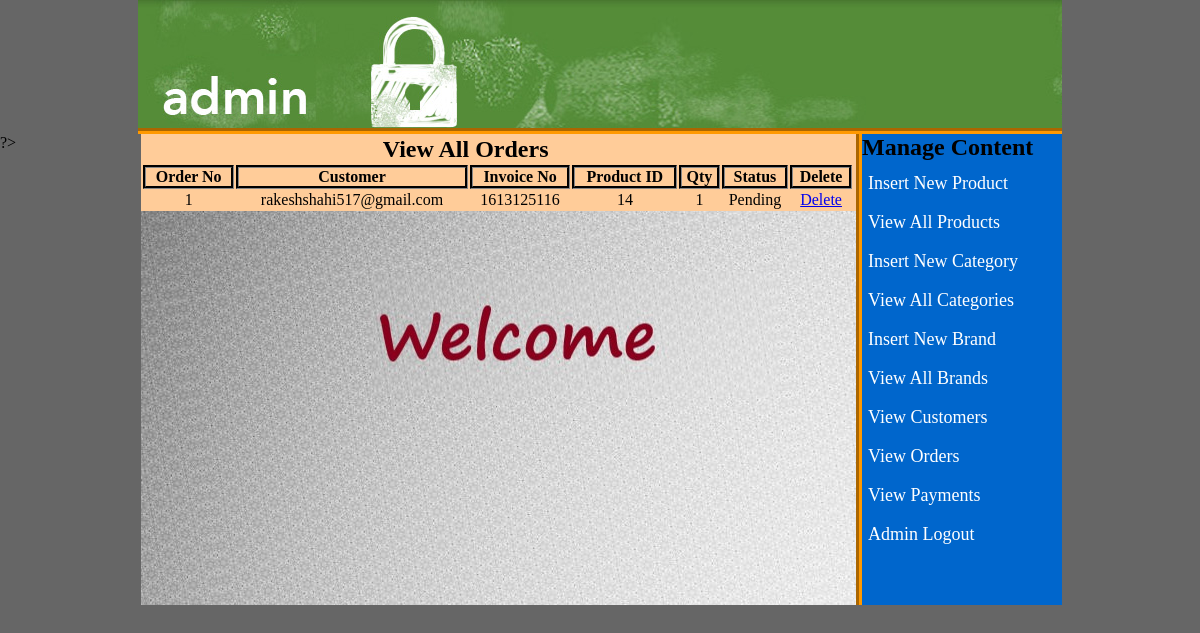
/admin_area/index.php?view_orders (signed in), run on the app's committed database.
### tables this page shows
CREATE TABLE `pending_orders` (
  `order_id` int(10) NOT NULL,
  `customer_id` int(10) NOT NULL,
  `invoice_no` int(10) NOT NULL,
  `product_id` int(10) NOT NULL,
  `qty` int(10) NOT NULL,
  `order_status` text NOT NULL
);

CREATE TABLE `customers` (
  `customer_id` int(11) NOT NULL,
  `customer_name` varchar(100) NOT NULL,
  `customer_email` varchar(100) NOT NULL,
  `customer_pass` varchar(100) NOT NULL,
  `customer_country` text NOT NULL,
  `customer_city` text NOT NULL,
  `customer_contact` int(100) NOT NULL,
  `customer_address` text NOT NULL,
  `customer_image` text NOT NULL,
  `customer_ip` int(100) NOT NULL
);

### admin_area/view_orders.php (the view, shortened to what this page needs)
<?php
if (!isset($_SESSION['admin_email'])) {
	echo "<script>window.open('login.php','_self')</script>";
}else{
?>
<!DOCTYPE html>
<html>
<head>
</head>
<body>
<table width="715" align="center " bgcolor="#FFCC99" border="2">
	<tr align="center">
		<td colspan="6"><h2>View All Orders</h2></td>
	</tr>
	<tr align=" center">
		<th>Order No</th>
		<th>Customer</th>
		<th>Invoice No</th>
		<th>Product ID</th>
		<th>Qty</th>
		<th>Status</th>
		<th>Delete</th>
	</tr>
	<?php
	include("includes/db.php");
	$get_orders="select * from pending_orders";
	$run_orders=mysqli_query($con,$get_orders);
	$i=0;
	while ($row_orders=mysqli_fetch_array($run_orders)) {
		$order_id=$row_orders['order_id'];
		$c_id=$row_orders['customer_id'];
		$invoice=$row_orders['invoice_no'];
		$p_id=$row_orders['product_id'];
		$qty=$row_orders['qty'];
		$status=$row_orders['order_status'];
		$i++;
?>
	<tr align="center">
		<td><?php echo $i; ?></td>
		<td><?php
		$get_customer="select * from customers where customer_id='$c_id'";
$run_customer=mysqli_query($con,$get_customer);
$row_customer=mysqli_fetch_array($run_customer);
$customer_email=$row_customer['customer_email'];
echo $customer_email;
		?></td>
		<td><?php echo $invoice; ?></td>
			<td><?php echo $p_id; ?></td>
				<td><?php echo $qty; ?></td>
					<td><?php if ($status=='Pending') {
						echo $status='Pending';
					}
else{
	echo $status='Complete';
}
					 ?></td>
		<td><a href="delete_order.php?delete_order=<?php echo $order_id;?> ">Delete</a></td>
	</tr>
	<?php } ?>
</table>
</body>
</html><?php } ?>

### admin_area/styles/jpt1.css (style rules this page uses)
html, body, div, span, applet, object, iframe, h1, h2, h3, h4, h5, h6, p, blockquote, pre, a, abbr, acronym, address, big, cite, code, del, dfn, em, img, ins, kbd, q, s, samp, small, strike, strong, sub, sup, tt, var, b, u, i, center, dl, dt, dd, ol, ul, li, fieldset, form, label, legend, table, caption, tbody, tfoot, thead, tr, th, td, article, aside, canvas, details, embed, figure, figcaption, footer, header, hgroup, menu, nav, output, ruby, section, summary, time, mark, audio, video { margin: 0; padding: 0; border: 0; vertical-align: baseline; }
body { background: #666; }

### admin_area/view_orders.php (style rules this page uses)
th,tr { border: 3px groove #333; }

### data on the page
pending_orders: customer.customer_email "rakeshshahi517@gmail.com", invoice_no "1613125116", product "14", qty "1"
